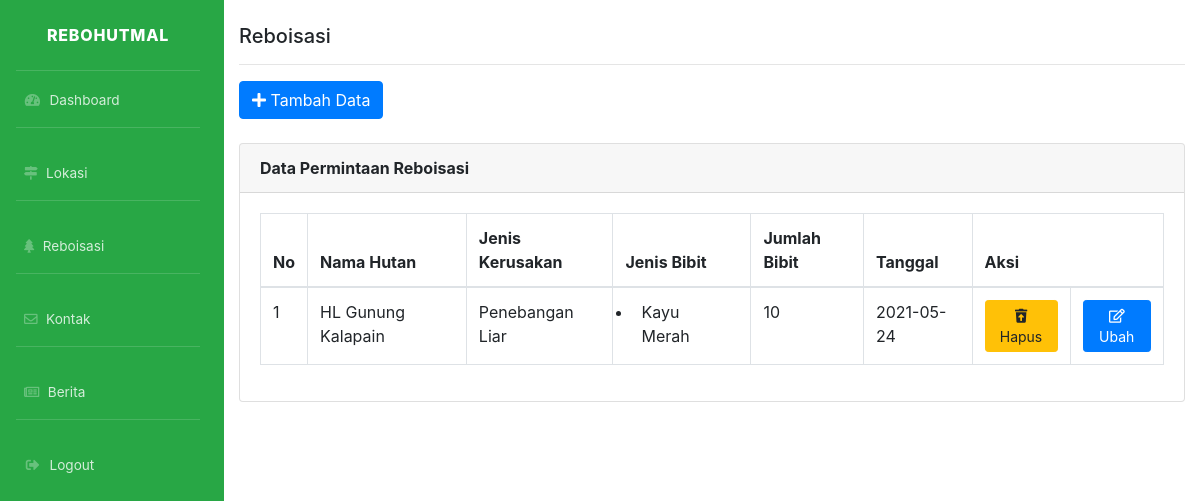
/my-admin/reboisasi.php (signed in), run on an earlier commit of the app's database.
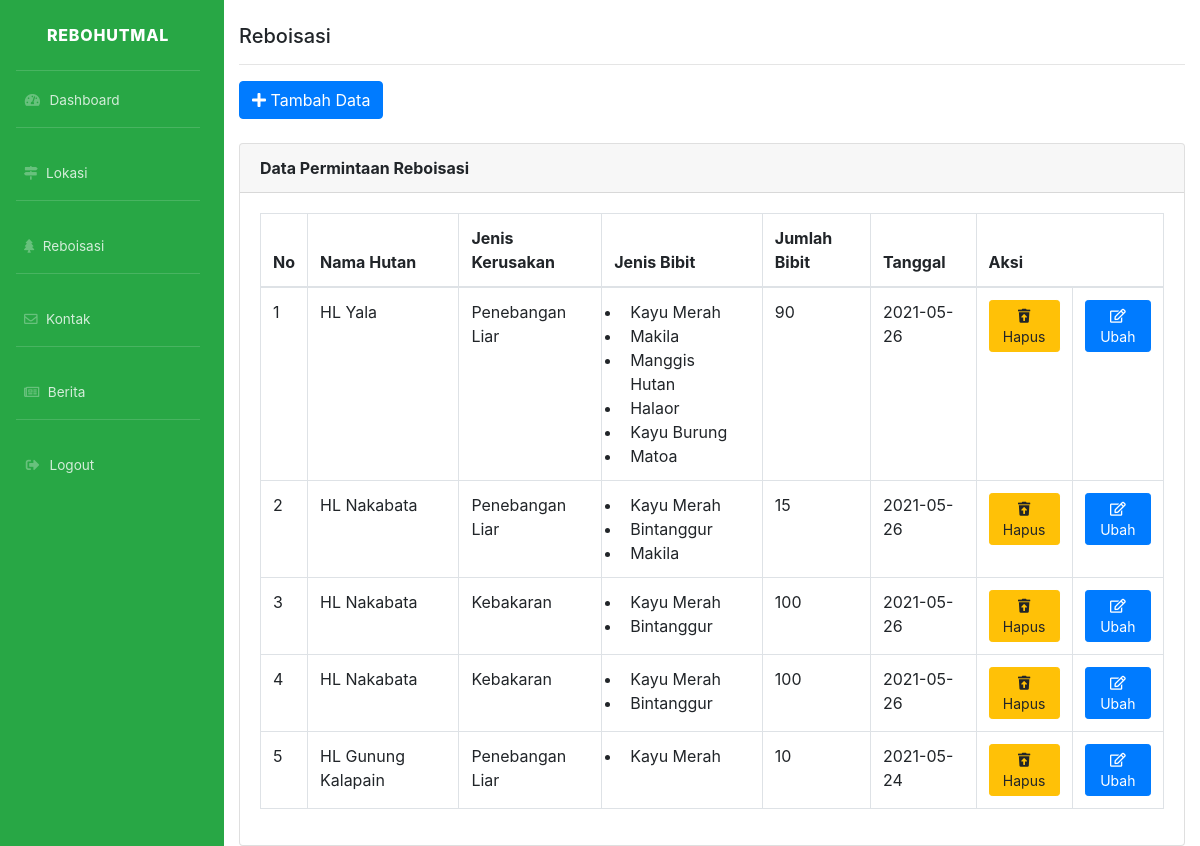
And on a later commit of the database.
### tables this page shows
CREATE TABLE `reboisasi` (
  `id` int(11) NOT NULL,
  `nama_hutan` varchar(100) NOT NULL,
  `jenis_bibit` varchar(100) NOT NULL,
  `jumlah_bibit` int(50) NOT NULL,
  `jenis_kerusakan` varchar(50) NOT NULL,
  `tanggal` date NOT NULL
);

### functions.php (called while the page is built, shortened)
<?php
$conn = mysqli_connect("localhost", "root", "", "farah_ta");
function getAllData($namaTabel, $id = null) {
	global $conn;
	$query =  "SELECT * FROM $namaTabel ORDER BY id DESC";
	$rows = [];
	$result = mysqli_query($conn, $query);
	while ( $row = mysqli_fetch_assoc($result) ) {
		$rows[] = $row;
	}
	return $rows;
}

### my-admin/reboisasi.php (the view, shortened to what this page needs)
<?php
require 'templates/header.php';
require '../functions.php';
$dataReboisasi = getAllData('reboisasi');
?>
<div class="container-fluid">
    <h5 class="mt-4">Reboisasi</h5>
    <hr>
    <div class="row">
        <div class="col-md">
            <a href="form-reboisasi.php" class="btn btn-primary" id="tambahDataReboisasi"><i class="fas fa-plus"></i> Tambah Data</a>
        </div>
    </div>
    <div class="row mt-4">
        <div class="col-md">
            <div class="card">
              <div class="card-header">
                <strong>Data Permintaan Reboisasi</strong>
              </div>
            <div class="card-body">
                <div class="table-responsive">
                    <table class="table table-bordered table-hover">
                        <thead>
                            <tr>
                              <th scope="col">No</th>
                              <th scope="col">Nama Hutan</th>
                              <th scope="col">Jenis Kerusakan</th>
                              <th scope="col">Jenis Bibit</th>
                              <th scope="col">Jumlah Bibit</th>
                              <th scope="col">Tanggal</th>
                              <th colspan="2">Aksi</th>
                          </tr>
                      </thead>
                      <tbody>
                        <?php $no = 1; ?>
                        <?php foreach( $dataReboisasi as $dr ) :?>
                            <tr>
                                <td><?= $no++; ?></td>
                                <td><?= $dr['nama_hutan']; ?></td>
                                <td><?= $dr['jenis_kerusakan']; ?></td>
                                <td>
                                    <ul>
                                      <?php $jb = explode('-', $dr['jenis_bibit']); ?>
                                      <?php foreach ($jb as $j) : ?>
                                        <li><?= $j ?></li>
                                      <?php endforeach; ?>
                                    </ul>
                                </td>
                                <td><?= $dr['jumlah_bibit']; ?></td>
                                <td><?= $dr['tanggal']; ?></td>
                                <td>
                                    <a href="hapus.php?id=<?= $dr['id'] ?>&table=reboisasi" class="btn btn-warning btn-sm" onclick="return confirm('Hapus?')"><i class="fas fa-trash-restore"></i> Hapus</a>
                                </td>
                                <td class="text-center">
                                    <a href="form-reboisasi.php?edit=<?= $dr['id'] ?>" class="btn btn-primary btn-sm"><i class="far fa-edit"></i> Ubah</a>
                                </td>
                            </tr>
                        <?php endforeach; ?>
                    </tbody>
                </table>
            </div>
        </div>
    </div>
</div>
<?php require 'templates/footer.php'; ?>

### my-admin/templates/header.php (shortened to what this page needs)
<!DOCTYPE html>
<html lang="en">
<head>
<link href="assets/vendor/fontawesome-free/css/all.min.css" rel="stylesheet" type="text/css">
<link href="assets/vendor/css/sb-admin-2.min.css" rel="stylesheet">
<link rel="stylesheet" href="assets/bootstrap/css/bootstrap.min.css">
</head>
<body id="page-top">
  <div id="wrapper">
    <ul class="navbar-nav bg-success sidebar sidebar-dark accordion" id="accordionSidebar">
      <a class="sidebar-brand d-flex align-items-center justify-content-center" href="/rebohutmal">
        <div class="sidebar-brand-text mx-3">Rebohutmal</div>
      </a>
      <hr class="sidebar-divider my-0">
      <li class="nav-item">
        <a class="nav-link" href="index.php">
          <i class="fas fa-fw fa-tachometer-alt"></i>
          <span>Dashboard</span>
        </a>
      </li>
      <hr class="sidebar-divider">
      <li class="nav-item">
      <li class="nav-item">
        <a class="nav-link" href="lokasi.php">
          <i class="fas fa-map-signs"></i>
          <span>Lokasi</span>
        </a>
      </li>
      <hr class="sidebar-divider d-none d-md-block">
      <li class="nav-item">
        <a class="nav-link" href="reboisasi.php">
         <i class="fas fa-tree"></i>
          <span>Reboisasi</span>
        </a>
      </li>
      <hr class="sidebar-divider d-none d-md-block">
      <li class="nav-item">
        <a class="nav-link" href="kontak.php">
          <i class="far fa-envelope"></i>
          <span>Kontak</span>
        </a>
      </li>
      <hr class="sidebar-divider d-none d-md-block">
      <li class="nav-item">
        <a class="nav-link" href="berita.php">
          <i class="far fa-newspaper"></i>
          <span>Berita</span>
        </a>
      </li>
      <hr class="sidebar-divider d-none d-md-block">
      <li class="nav-item">
        <a class="nav-link" href="logout.php">
          <i class="fas fa-fw fa-sign-out-alt"></i>
          <span>Logout</span>
        </a>
      </li>
    </ul>

### my-admin/templates/footer.php (shortened to what this page needs)
</div>
</div>
</body>
</html>

### my-admin/templates/header.php (style rules this page uses)
ul, li { padding: 0 .5rem; margin: 0; }

What changed in the data, as far as the page shows it:
added reboisasi: nama_hutan "HL Yala", jenis_kerusakan "Penebangan Liar", jenis_bibit "Kayu Merah", jenis_bibit "Makila", jenis_bibit "Manggis Hutan", jenis_bibit "Halaor", jenis_bibit "Kayu Burung", jenis_bibit "Matoa", jumlah_bibit "90", tanggal "2021-05-26", shown under "Reboisasi"
added reboisasi: nama_hutan "HL Nakabata", jenis_kerusakan "Penebangan Liar", jenis_bibit "Kayu Merah", jenis_bibit "Bintanggur", jenis_bibit "Makila", jumlah_bibit "15", tanggal "2021-05-26", shown under "Reboisasi"
added reboisasi: nama_hutan "HL Nakabata", jenis_kerusakan "Kebakaran", jenis_bibit "Kayu Merah", jenis_bibit "Bintanggur", jumlah_bibit "100", tanggal "2021-05-26", shown under "Reboisasi"
added reboisasi: nama_hutan "HL Nakabata", jenis_kerusakan "Kebakaran", jenis_bibit "Kayu Merah", jenis_bibit "Bintanggur", jumlah_bibit "100", tanggal "2021-05-26", shown under "Reboisasi"
